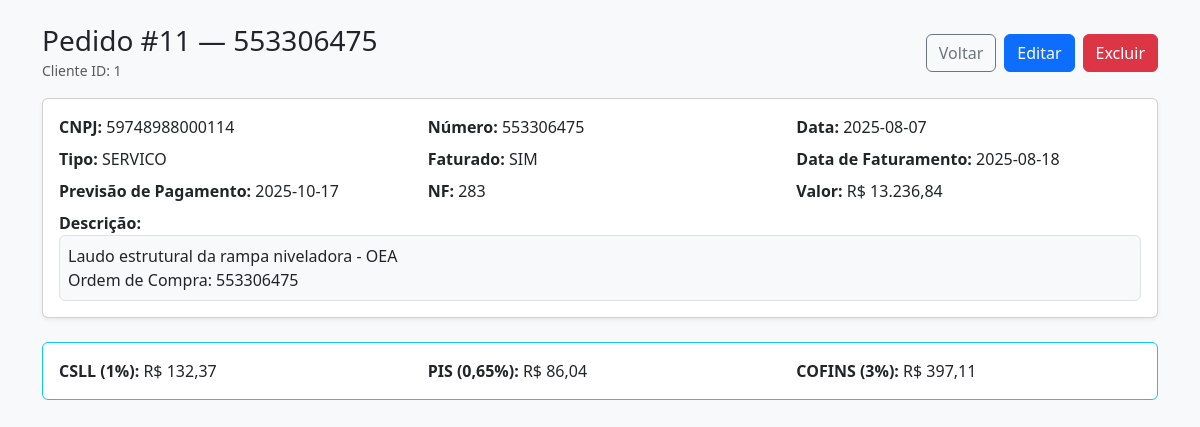
Page /visualizar_pedido.php?id=11 (signed in) on the committed database.
### tables this page shows
CREATE TABLE `scnp_ped` (
  `id` int(11) NOT NULL,
  `cliente_id` int(11) NOT NULL,
  `cnpj` varchar(20) NOT NULL,
  `numero` varchar(20) DEFAULT NULL,
  `data` date DEFAULT NULL,
  `tipo` enum('SERVICO','VENDA') NOT NULL,
  `descricao` text,
  `valor` decimal(10,2) DEFAULT NULL,
  `faturado` enum('SIM','NAO') DEFAULT 'NAO',
  `data_faturamento` date DEFAULT NULL,
  `prevpagto` date NOT NULL,
  `nnf` varchar(10) NOT NULL
);

### visualizar_pedido.php (the view, shortened to what this page needs)
<?php
require_once 'conexao.php';
$pedido_id = isset($_GET['id']) ? intval($_GET['id']) : 0;
$sql = "SELECT id, cliente_id, cnpj, numero, data, tipo, descricao, valor, faturado, data_faturamento, prevpagto, nnf
          FROM scnp_ped WHERE id = ?";
$stmt = $conn->prepare($sql);
$stmt->bind_param('i', $pedido_id);
$stmt->execute();
$result = $stmt->get_result();
$pedido = $result->fetch_assoc();
$csll = $pedido['valor'] * 0.01;
$pis = $pedido['valor'] * 0.0065;
$cofins = $pedido['valor'] * 0.03;
function h($v) { return htmlspecialchars((string)$v, ENT_QUOTES, 'UTF-8'); }
?>
<!DOCTYPE html>
<html lang="pt-br">
<head>
  <link href="https://cdn.jsdelivr.net/npm/bootstrap@5.3.3/dist/css/bootstrap.min.css" rel="stylesheet">
</head>
<body class="bg-light">
  <div class="container py-4">
    <div class="d-flex justify-content-between align-items-center mb-3">
      <div>
        <h3 class="mb-0">Pedido #<?php echo h($pedido['id']); ?> — <?php echo h($pedido['numero']); ?></h3>
        <small class="text-muted">Cliente ID: <?php echo h($pedido['cliente_id']); ?></small>
      </div>
      <div class="d-flex gap-2">
        <a href="cadpedidos.php" class="btn btn-outline-secondary">Voltar</a>
        <button class="btn btn-primary" data-bs-toggle="modal" data-bs-target="#editarModal">Editar</button>
        <form id="formExcluir" action="" method="post" class="d-inline">
          <button type="button" class="btn btn-danger" onclick="confirmarExclusao()">Excluir</button>
        </form>
      </div>
    </div>
    <div class="card shadow-sm">
      <div class="card-body">
        <div class="row gy-2">
          <div class="col-md-4"><strong>CNPJ:</strong> <?php echo h($pedido['cnpj']); ?></div>
          <div class="col-md-4"><strong>Número:</strong> <?php echo h($pedido['numero']); ?></div>
          <div class="col-md-4"><strong>Data:</strong> <?php echo h($pedido['data']); ?></div>
          <div class="col-md-4"><strong>Tipo:</strong> <?php echo h($pedido['tipo']); ?></div>
          <div class="col-md-4"><strong>Faturado:</strong> <?php echo h($pedido['faturado']); ?></div>
          <div class="col-md-4"><strong>Data de Faturamento:</strong> <?php echo h($pedido['data_faturamento']); ?></div>
          <div class="col-md-4"><strong>Previsão de Pagamento:</strong> <?php echo h($pedido['prevpagto']); ?></div>
          <div class="col-md-4"><strong>NF:</strong> <?php echo h($pedido['nnf']); ?></div>
          <div class="col-md-4"><strong>Valor:</strong> R$ <?php echo number_format((float)$pedido['valor'], 2, ',', '.'); ?></div>
          <div class="col-12 mt-2">
            <strong>Descrição:</strong>
            <div class="border rounded p-2 bg-light"><?php echo nl2br(h($pedido['descricao'])); ?><br>Ordem de Compra: <?php echo h($pedido['numero']); ?></div>
          </div>
        </div>
      </div>
    </div>
      <?php if ($pedido['tipo'] !== 'VENDA'): ?>
<div class="card mt-4 p-3 border-info">
    <div class="row">
        <div class="col-md-4"><strong>CSLL (1%):</strong> R$ <?= number_format($csll, 2, ',', '.') ?></div>
        <div class="col-md-4"><strong>PIS (0,65%):</strong> R$ <?= number_format($pis, 2, ',', '.') ?></div>
        <div class="col-md-4"><strong>COFINS (3%):</strong> R$ <?= number_format($cofins, 2, ',', '.') ?></div>
    </div>
</div>
<?php endif; ?>
</div>
</body>
</html>

### rows in the picture
scnp_ped: id "11", numero "553306475", cliente "1", cnpj "59748988000114", data "2025-08-07", tipo "SERVICO", faturado "SIM", data_faturamento "2025-08-18", prevpagto "2025-10-17", nnf "283", valor "13.236,84", descricao "Laudo estrutural da rampa niveladora - OEA", valor "132,37", valor "86,04", valor "397,11"
